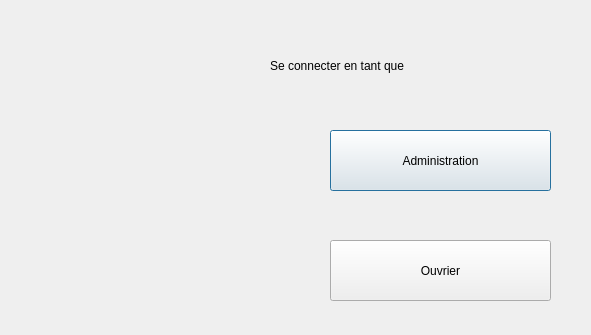
<?xml version="1.0" encoding="UTF-8"?>
<ui version="4.0">
 <class>Dialog</class>
 <widget class="QDialog" name="Dialog">
  <property name="geometry">
   <rect>
    <x>0</x>
    <y>0</y>
    <width>591</width>
    <height>335</height>
   </rect>
  </property>
  <property name="minimumSize">
   <size>
    <width>591</width>
    <height>335</height>
   </size>
  </property>
  <property name="maximumSize">
   <size>
    <width>591</width>
    <height>335</height>
   </size>
  </property>
  <property name="windowTitle">
   <string>organisateur</string>
  </property>
  <widget class="QPushButton" name="admin">
   <property name="geometry">
    <rect>
     <x>330</x>
     <y>130</y>
     <width>221</width>
     <height>61</height>
    </rect>
   </property>
   <property name="text">
    <string>Administration</string>
   </property>
  </widget>
  <widget class="QPushButton" name="ouvrier">
   <property name="geometry">
    <rect>
     <x>330</x>
     <y>240</y>
     <width>221</width>
     <height>61</height>
    </rect>
   </property>
   <property name="text">
    <string>Ouvrier</string>
   </property>
  </widget>
  <widget class="QLabel" name="pic">
   <property name="geometry">
    <rect>
     <x>30</x>
     <y>90</y>
     <width>253</width>
     <height>181</height>
    </rect>
   </property>
   <property name="text">
    <string/>
   </property>
  </widget>
  <widget class="QLabel" name="text1">
   <property name="geometry">
    <rect>
     <x>270</x>
     <y>30</y>
     <width>291</width>
     <height>71</height>
    </rect>
   </property>
   <property name="text">
    <string>Se connecter en tant que</string>
   </property>
  </widget>
 </widget>
 <resources/>
 <connections/>
</ui>
